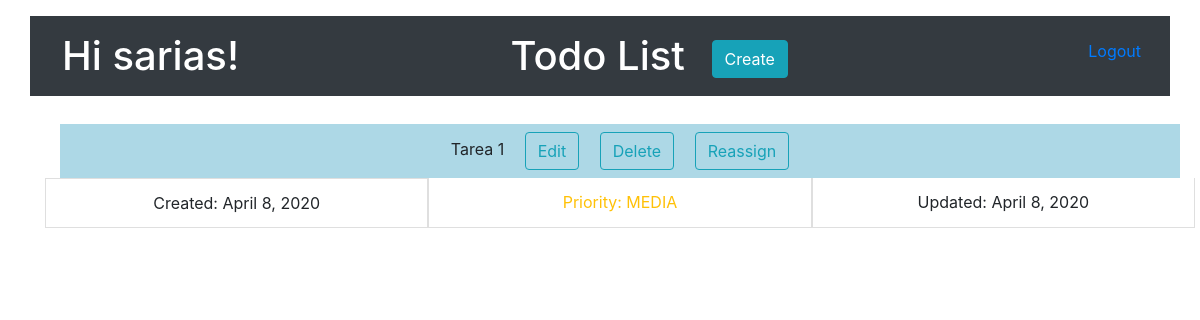
Page / (signed in) on the earlier database version.
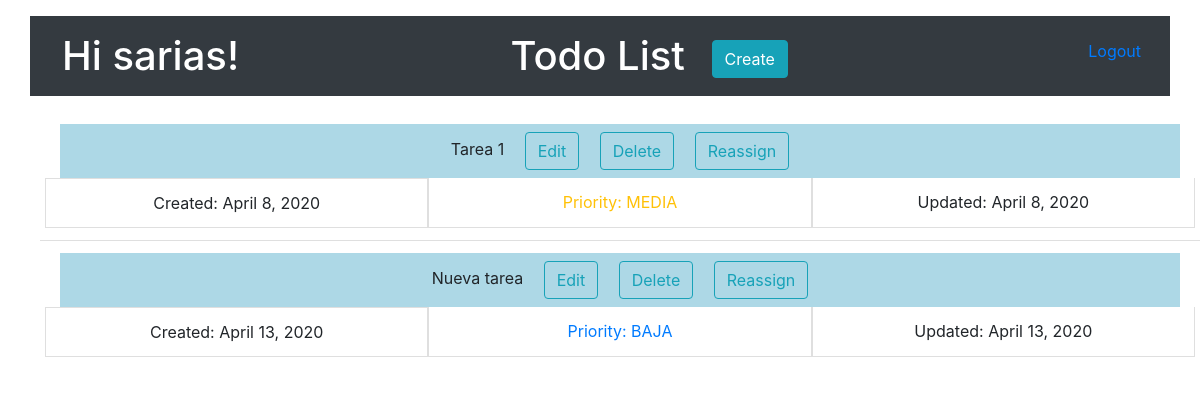
Same page on the later database version.
### todolist_app/models.py (models this page shows, shortened)
class ToDo(models.Model):
    title = models.CharField(max_length=100)
    description = models.CharField(max_length=500)
    asigned_user = models.ForeignKey(settings.AUTH_USER_MODEL, on_delete=models.CASCADE, related_name='assigned',)
    done = models.BooleanField(default=False)
    created = models.DateField(auto_now_add=True)
    updated = models.DateField(auto_now=True)
    created_by = models.ForeignKey(
        settings.AUTH_USER_MODEL,
        on_delete=models.CASCADE,
        related_name='created',
    )
    updated_by = models.ForeignKey(
        settings.AUTH_USER_MODEL,
        on_delete=models.CASCADE,
        related_name='updated',
    )
    priority = models.ForeignKey(
        Priority,
        on_delete=models.CASCADE,
    )

class Priority(models.Model):
    name = models.CharField(max_length=20)
    orders = models.IntegerField()

### todolist_app/views.py (the view)
class TodoListView(LoginRequiredMixin, ListView):
    def get_queryset(self):
        if self.request.user.is_authenticated:
            return ToDo.objects.filter(asigned_user=self.request.user)
        return ToDo.objects

### templates/todolist_app/todo_list.html (shortened to what this page needs)
{% load bootstrap4 %}
{% bootstrap_css %}
{% if user.is_authenticated %}
	<h1 class="container p-3 my-3 bg-dark text-white text-center">Todo List
			<div class="float-left">
				<p class="ml-3 text-right"><a>Hi {{ user }}!</a></p>
			</div>
			<a class="btn btn-info ml-3" href="{% url 'todo_create' %}">Create</a>
			<div class="float-right">
				<p class="btn btn-link ml-3 text-right"><a href="{% url 'logout' %}">Logout</a></p>
			</div>
	</h1>
	<ul class=".list-group-horizontal list-group-flush">
	{% for todo in object_list %}
	    <li class="list-group-item">
	    	{% if not todo.done %}
				<div class=" text-center p-2 .text-secondary" style="background-color:LightBlue;">
	    			{{ todo.title }}
	    			<a class="btn btn-outline-info ml-3" href="{% url 'todo_update' todo.id %}">Edit</a>
	    			<a class="btn btn-outline-info ml-3" href="{% url 'todo_delete' todo.id %}">Delete</a>
	    			<a class="btn btn-outline-info ml-3" href="{% url 'todo_reassign' todo.id %}">Reassign</a>
	    		</div>
			{% endif %}
	    	<div class="row text-center" style="width:500px text-align:center">
	 			<div class="col list-group-item">Created: {{ todo.created }}</div>
	 			{% if todo.priority.name == "ALTA" %}
	 				<div class="col list-group-item text-danger">Priority: {{ todo.priority.name }}</div>
	    		{% elif todo.priority.name == "MEDIA" %}
	    			<div class="col list-group-item text-warning">Priority: {{ todo.priority.name }}</div>
	    		{% elif todo.priority.name == "BAJA" %}
	    			<div class="col list-group-item text-primary">Priority: {{ todo.priority.name }}</div>
	    		{% endif %}
	    		<div class="col list-group-item">Updated: {{ todo.updated }}</div>
	    	</div>
	    </li>
	{% empty %}
	    <li class="list-group-item list-group-item-action list-group-item-light">No todo yet.</li>
	{% endfor %}
	</ul>
{% else %}
	<div class="text-center ml-3" style="margin:2em auto;">
		<p>You are not logged in</p>
	    <a href="{% url 'login' %}">Login</a>
	    <a href="{% url 'social:begin' 'google-oauth2' %}">Google+</a>
	</div>
{% endif %}

Differences in the rows shown:
added ToDo: title "Nueva tarea", created "April 13, 2020", priority.name "BAJA", updated "April 13, 2020"
